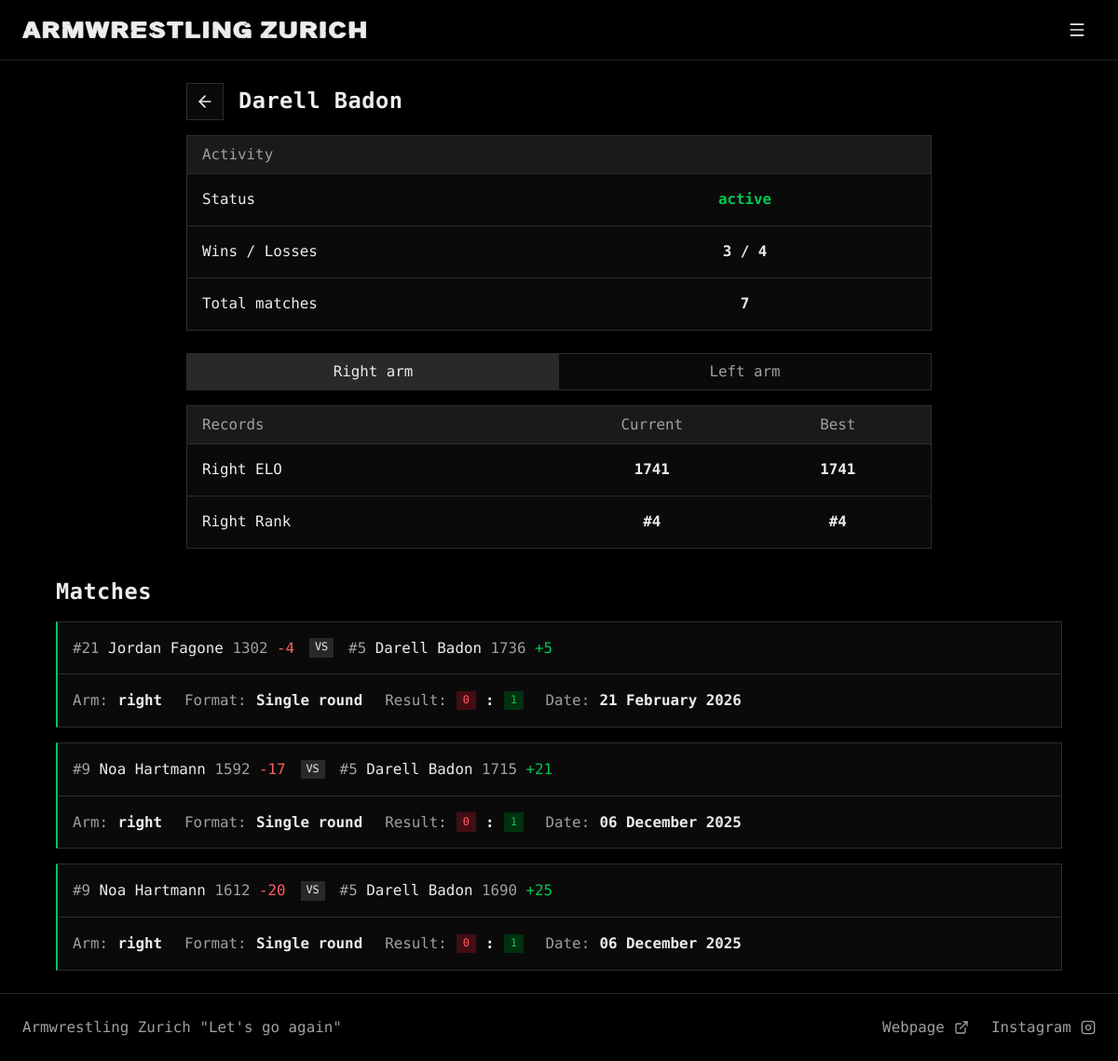
The app's page /view_member?id=32&arm=right with its own data.
### tables this page shows
CREATE TABLE "armwrestlers" (
    id INTEGER PRIMARY KEY AUTOINCREMENT,
    name TEXT NOT NULL UNIQUE,
    right_elo INTEGER NOT NULL,
    left_elo INTEGER NOT NULL,
    right_rank INTEGER,
    left_rank INTEGER,
    added_by TEXT NOT NULL,
    last_edited_by TEXT, hidden INTEGER NOT NULL DEFAULT 0, active INTEGER NOT NULL DEFAULT 1,
    FOREIGN KEY (added_by) REFERENCES users(username)
);

CREATE TABLE "history" (
    id INTEGER PRIMARY KEY AUTOINCREMENT,
    armwrestler1_id INTEGER NOT NULL,
    armwrestler2_id INTEGER NOT NULL,
    arm TEXT NOT NULL CHECK (arm IN ('right', 'left')),
    armwrestler1_rank INTEGER NOT NULL,
    armwrestler2_rank INTEGER NOT NULL,
    armwrestler1_elo INTEGER NOT NULL,
    armwrestler2_elo INTEGER NOT NULL,
    armwrestler1_score INTEGER NOT NULL,
    armwrestler2_score INTEGER NOT NULL,
    armwrestler1_elo_diff INTEGER NOT NULL,
    armwrestler2_elo_diff INTEGER NOT NULL,
    selected_format TEXT NOT NULL,
    date DATETIME DEFAULT CURRENT_TIMESTAMP,
    added_by TEXT NOT NULL,
    FOREIGN KEY (armwrestler1_id) REFERENCES armwrestlers(id),
    FOREIGN KEY (armwrestler2_id) REFERENCES armwrestlers(id),
    FOREIGN KEY (added_by) REFERENCES users(username)
);

### armelo_app.py (the view, shortened to what this page needs)
@app.route("/view_member", methods=["GET"])
def view_member():
    try:
        id = int(request.args.get('id'))
    except (ValueError, TypeError):
        raise NotFound()
    if request.args.get('arm') not in ('right', 'left'):
        return redirect(url_for('view_member', id=id, arm='right'))
    arm = get_arm()
    name_result = db_execute('SELECT name FROM armwrestlers WHERE id = ?', id)
    if not name_result:
        raise NotFound()
    name = name_result[0]['name']
    query = '''
        SELECT
            CASE WHEN a.hidden THEN 'hidden' WHEN a.active THEN 'active' ELSE 'inactive' END AS current_status,
            a.right_elo, a.left_elo, a.right_rank, a.left_rank
        FROM armwrestlers a
        WHERE a.id = ?
    '''
    current_status, current_right_elo, current_left_elo, current_right_rank, current_left_rank = db_execute(query, id)[0]
    wins, losses = 0, 0
    history = db_execute('''
        SELECT a1.id AS armwrestler1_id, a1.name AS armwrestler1_name, a2.id AS armwrestler2_id, a2.name AS armwrestler2_name, h.arm,
               h.armwrestler1_rank, h.armwrestler2_rank, h.armwrestler1_elo, h.armwrestler2_elo,
               h.armwrestler1_score, h.armwrestler2_score, h.armwrestler1_elo_diff, h.armwrestler2_elo_diff,
               h.selected_format, h.date
        FROM history h
        JOIN armwrestlers a1 ON h.armwrestler1_id = a1.id
        JOIN armwrestlers a2 ON h.armwrestler2_id = a2.id
        WHERE h.armwrestler1_id = ? OR h.armwrestler2_id = ?
        ORDER BY h.id DESC
    ''', id, id)
    selected_arm_history = []
    if history:
        best_right_elo = current_right_elo
        best_left_elo = current_left_elo
        best_right_rank = current_right_rank
        best_left_rank = current_left_rank
        wins_losses = []
        for record in history:
            is_armwrestler1 = record['armwrestler1_id'] == id
            match_arm = record['arm']
            elo = record['armwrestler1_elo'] if is_armwrestler1 else record['armwrestler2_elo']
            rank = record['armwrestler1_rank'] if is_armwrestler1 else record['armwrestler2_rank']
            my_score, opponent_score = (record['armwrestler1_score'], record['armwrestler2_score']) if is_armwrestler1 else (record['armwrestler2_score'], record['armwrestler1_score'])
            if my_score > opponent_score:
                wins += 1
                if match_arm == arm:
                    wins_losses.append("win")
            elif my_score < opponent_score:
                losses += 1
                if match_arm == arm:
                    wins_losses.append("loss")
            elif match_arm == arm:
                wins_losses.append("draw")
            if match_arm == 'right':
                best_right_elo = max(best_right_elo, elo)
                best_right_rank = min(best_right_rank, rank) if best_right_rank is not None else rank
                if arm == 'right':
                    selected_arm_history.append(record)
            elif match_arm == 'left':
                best_left_elo = max(best_left_elo, elo)
                best_left_rank = min(best_left_rank, rank) if best_left_rank is not None else rank
                if arm == 'left':
                    selected_arm_history.append(record)
        formatted_data = get_matches_formatted_data(selected_arm_history)
        total_matches = len(history)
    badges_for_arm = db_execute('''
        SELECT badges.name, badges.color
        FROM armwrestler_badges
        JOIN badges ON armwrestler_badges.badge_id = badges.id
        WHERE armwrestler_badges.armwrestler_id = ? AND armwrestler_badges.arm = ?
    ''', id, arm)
    template_data = {
        'id': id,
        'name': name,
        'current_right_elo': current_right_elo, 'current_left_elo': current_left_elo,
        'current_right_rank': current_right_rank, 'current_left_rank': current_left_rank,
        'best_right_elo': best_right_elo, 'best_left_elo': best_left_elo,
        'best_right_rank': best_right_rank, 'best_left_rank': best_left_rank,
        'current_status': current_status,
        'matches': selected_arm_history, 'formatted_data': formatted_data,
        'wins': wins, 'losses': losses, 'total_matches': total_matches,
        'wins_losses': wins_losses,
        'arm': arm,
        'badges_for_arm': badges_for_arm
    }
    if is_htmx():
        return render_template('view_member_partial.html', **template_data)
    return render_template('view_member.html', **template_data)

### armelo_app.py (called while the page is built)
@app.context_processor
def inject_user():
    username = session.get('username')
    return dict(username=username)

### config.py (called while the page is built)
def get_db():
    db = getattr(g, '_database', None)
    if db is None:
        db = g._database = sqlite3.connect(DATABASE)
        db.row_factory = sqlite3.Row
    return db

def db_execute(query, *args):
    db = get_db()
    cur = db.cursor()
    try:
        cur.execute(query, args)
        if query.strip().upper().startswith(("SELECT", "WITH")):
            return cur.fetchall()
        db.commit()
    except sqlite3.Error:
        db.rollback()
        raise
    finally:
        cur.close()

### helpers.py (called while the page is built)
def is_htmx():
    return bool(request.headers.get('HX-Request')) and not request.headers.get('HX-History-Restore-Request')

def get_arm():
    arm = request.values.get('arm', 'right')
    return arm if arm in ('right', 'left') else 'right'

### templates/view_member.html (shortened to what this page needs)
{% extends "layout.html" %}
{% from 'macros.html' import back_header %}
{% block content %}
<div class="narrow stack">
    {{ back_header(name) }}
    <div class="table-wrap">
        <table class="table">
            <thead>
                <tr>
                    <th colspan="2">Activity</th>
                </tr>
            </thead>
            <tbody>
                <tr>
                    <td class="w-50">Status</td>
                    <td class="text-center">
                        <strong class="{% if current_status == 'active' %}text-success{% else %}text-secondary{% endif %}">{{ current_status }}</strong>
                    </td>
                </tr>
                <tr>
                    <td class="w-50">Wins / Losses</td>
                    <td class="text-center"><strong>{{ wins }} / {{ losses }}</strong></td>
                </tr>
                <tr>
                    <td class="w-50">Total matches</td>
                    <td class="text-center"><strong>{{ total_matches }}</strong></td>
                </tr>
            </tbody>
        </table>
    </div>
</div>
<div id="arm_info" class="stack">
    {% include 'view_member_partial.html' %}
</div>
{% endblock %}

### templates/macros.html (shortened to what this page needs)
{% macro icon(name) -%}
<svg class="icon" aria-hidden="true"><use href="{{ url_for('static', filename='icons.svg') }}#{{ name }}"></use></svg>
{%- endmacro %}
{% macro wordmark(name, label, width, height) -%}
<svg class="wordmark" viewBox="0 0 {{ width }} {{ height }}" role="img" aria-label="{{ label }}"><use href="{{ url_for('static', filename='icons.svg') }}#{{ name }}"></use></svg>
{%- endmacro %}
{% macro back_header(title) %}
<div class="page-header">
    <a href="{{ url_for('ranking') }}" class="btn btn-secondary btn-icon" aria-label="Back to rankings">{{ icon('arrow-left') }}</a>
    <h2 class="page-title">{{ title }}</h2>
</div>
{% endmacro %}
{% macro arm_toggle(endpoint, target, push=false, url_kwargs={}) %}
<div class="segmented">
    {% for value, label in [('right', 'Right arm'), ('left', 'Left arm')] %}
    {% set url = url_for(endpoint, arm=value, **url_kwargs) %}
    <a href="{{ url }}" class="segment" role="button" hx-get="{{ url }}" hx-target="{{ target }}" hx-swap="innerMorph"{% if push %} hx-push-url="true"{% endif %} aria-pressed="{{ 'true' if arm == value else 'false' }}">{{ label }}</a>
    {% endfor %}
</div>
{% endmacro %}

### templates/view_member_partial.html (shortened to what this page needs)
{% from 'macros.html' import arm_toggle with context %}
<div class="narrow stack">
    {{ arm_toggle('view_member', '#arm_info', push=true, url_kwargs={'id': id}) }}
    <div class="table-wrap">
        <table class="table">
            <thead>
                <tr>
                    <th class="w-50">Records</th>
                    <th class="text-center w-25">Current</th>
                    <th class="text-center w-25">Best</th>
                </tr>
            </thead>
            <tbody>
                {% if arm == 'right' %}
                <tr>
                    <td>Right ELO</td>
                    <td class="text-center"><strong>{{ current_right_elo }}</strong></td>
                    <td class="text-center"><strong>{{ best_right_elo }}</strong></td>
                </tr>
                <tr>
                    <td>Right Rank</td>
                    <td class="text-center"><strong>{{ '#' ~ current_right_rank if current_right_rank else '–' }}</strong></td>
                    <td class="text-center"><strong>{{ '#' ~ best_right_rank if best_right_rank else '–' }}</strong></td>
                </tr>
                {% endif %}
            </tbody>
        </table>
    </div>
</div>
<h2 class="section-title">Matches</h2>
{% if matches %}
{% include 'matches_partial.html' %}
{% else %}
<div class="note">
    The armwrestler has not had any matches on the <strong>{{ arm }}</strong> arm.
</div>
{% endif %}

### templates/matches_partial.html (shortened to what this page needs)
{% from 'macros.html' import modal_header %}
<div class="stack">
{% for match in matches %}
{% set data = formatted_data[loop.index0] %}
    <div class="card match {{ wins_losses[loop.index0] if wins_losses else '' }}">
        <div class="match-players">
            <div>
                {% if match['armwrestler1_rank'] %}
                <span class="muted">#{{ match['armwrestler1_rank'] }}</span>
                {% endif %}
                <a href="{{ url_for('view_member', id=match['armwrestler1_id'], arm=match['arm']) }}" class="name-link">{{ match['armwrestler1_name'] }}</a>
                <span class="elo">{{ match['armwrestler1_elo'] }} <span class="{{ data.diff1_color }}">{{ data.diff1_text }}</span></span>
            </div>
            <span class="badge">VS</span>
            <div>
                {% if match['armwrestler2_rank'] %}
                <span class="muted">#{{ match['armwrestler2_rank'] }}</span>
                {% endif %}
                <a href="{{ url_for('view_member', id=match['armwrestler2_id'], arm=match['arm']) }}" class="name-link">{{ match['armwrestler2_name'] }}</a>
                <span class="elo">{{ match['armwrestler2_elo'] }} <span class="{{ data.diff2_color }}">{{ data.diff2_text }}</span></span>
            </div>
        </div>
        <dl class="match-meta">
            <div>
                <dt>Arm:</dt>
                <dd>{{ match['arm'] }}</dd>
            </div>
            <div>
                <dt>Format:</dt>
                <dd>{{ match['selected_format'] }}</dd>
            </div>
            <div>
                <dt>Result:</dt>
                <dd><span class="badge {{ data.score1_color }}">{{ match['armwrestler1_score'] }}</span> : <span class="badge {{ data.score2_color }}">{{ match['armwrestler2_score'] }}</span></dd>
            </div>
            <div>
                <dt>Date:</dt>
                <dd>{{ data.date }}</dd>
            </div>
        </dl>
    </div>
{% endfor %}
</div>

### records on screen
armwrestlers: name "Darell Badon", right_elo "1741"
history: armwrestler1_rank "21", armwrestler1_name "Jordan Fagone", armwrestler1_elo "1302", diff1_text "-4", armwrestler2_rank "5", armwrestler2_name "Darell Badon", armwrestler2_elo "1736", diff2_text "+5", arm "right", selected_format "Single round", armwrestler1_score "0", armwrestler2_score "1", date "21 February 2026"
history: armwrestler1_rank "9", armwrestler1_name "Noa Hartmann", armwrestler1_elo "1592", diff1_text "-17", armwrestler2_rank "5", armwrestler2_name "Darell Badon", armwrestler2_elo "1715", diff2_text "+21", arm "right", selected_format "Single round", armwrestler1_score "0", armwrestler2_score "1", date "06 December 2025"
history: armwrestler1_rank "9", armwrestler1_name "Noa Hartmann", armwrestler1_elo "1612", diff1_text "-20", armwrestler2_rank "5", armwrestler2_name "Darell Badon", armwrestler2_elo "1690", diff2_text "+25", arm "right", selected_format "Single round", armwrestler1_score "0", armwrestler2_score "1", date "06 December 2025"

### other values on screen
{{ current_status }} "active"
{{ wins }} "3"
{{ losses }} "4"
{{ total_matches }} "7"
{{ label }} "Right arm" "Left arm"
{{ '#' ~ current_right_rank if current_right_rank else '–' }} "#4"
{{ '#' ~ best_right_rank if best_right_rank else '–' }} "#4"
